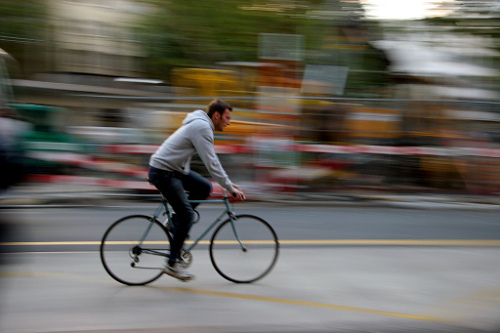
#> input picture SAD/image1.jpg, 500 x 333 px
$ jupyter execute SAD.ipynb
#> lines starting #> are read from the running program, lines starting #| are printed output that depends on the picture
# **Question 4**

Implement block matching using SAD (Sum of Absolute Differences) to estimate motion between two images.

[cell 1]
import cv2
import numpy as np
import matplotlib.pyplot as plt

[cell 2]
# Load images in grayscale
img1 = cv2.imread("image1.jpg", cv2.IMREAD_GRAYSCALE)
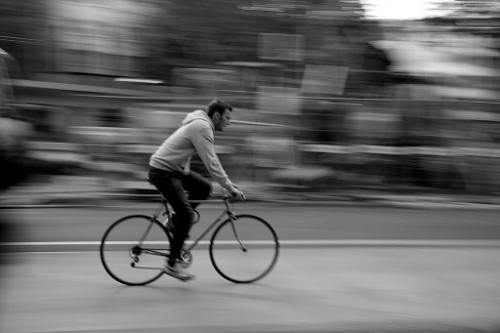
#> img1: shape (333, 500); min 0, max 255, mean 102.5
img2 = cv2.imread("image2.jpg", cv2.IMREAD_GRAYSCALE)
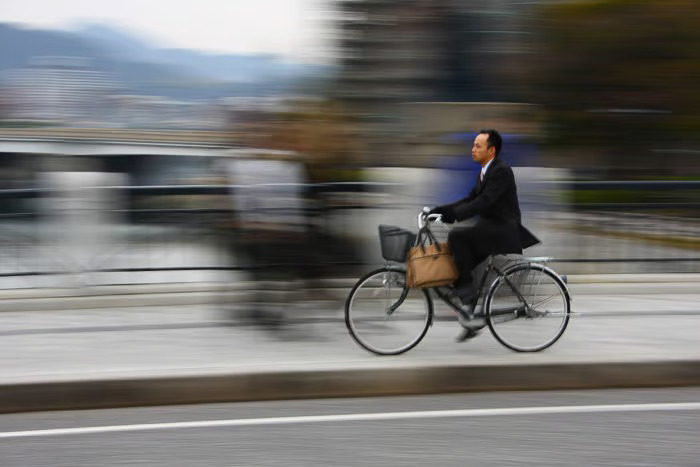
#> input picture SAD/image2.jpg, 700 x 467 px
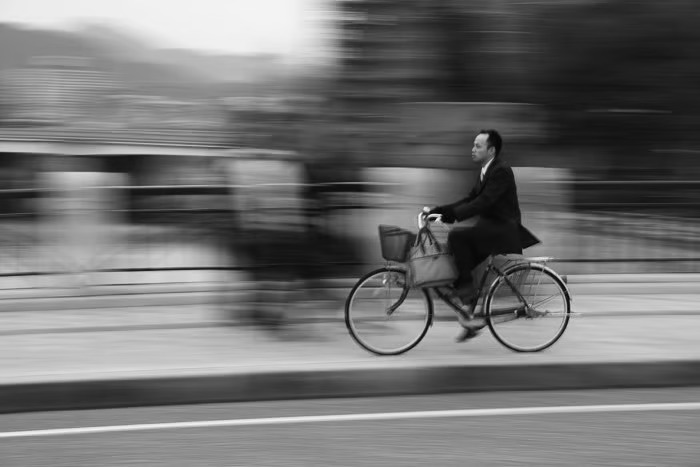
#> img2: shape (467, 700); min 0, max 255, mean 113.9

plt.figure(figsize=(10,4))
plt.subplot(1,2,1)
plt.title("Frame 1")
plt.imshow(img1, cmap='gray')

plt.subplot(1,2,2)
plt.title("Frame 2")
plt.imshow(img2, cmap='gray')
plt.show()
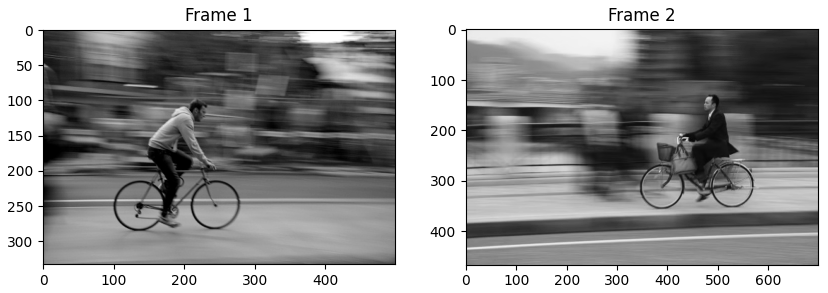
#> figure drawn by matplotlib, 2 panels

[cell 3]
def compute_sad(block1, block2):
    return np.sum(np.abs(block1 - block2))

[cell 4]
def block_matching(img1, img2, block_size=16, search_range=8):
#> called with block_size = 16, search_range = 8
    h, w = img1.shape
#> h = 333; w = 500
    motion_vectors = []

    for y in range(0, h - block_size, block_size):
        for x in range(0, w - block_size, block_size):

            block = img1[y:y+block_size, x:x+block_size]
            min_sad = float('inf')
            best_dx, best_dy = 0, 0

            # Search window
            for dy in range(-search_range, search_range+1):
                for dx in range(-search_range, search_range+1):

                    new_x = x + dx
                    new_y = y + dy

                    if (0 <= new_x < w-block_size and
                        0 <= new_y < h-block_size):

                        candidate_block = img2[new_y:new_y+block_size,
                                               new_x:new_x+block_size]

                        sad = compute_sad(block, candidate_block)

                        if sad < min_sad:
                            min_sad = sad
                            best_dx = dx
                            best_dy = dy

            motion_vectors.append((x, y, best_dx, best_dy))
#> after the loop, motion_vectors = 620 items, first 6: (0, 0, 8, 0), (16, 0, 8, 0), (32, 0, 0, 0), (48, 0, 8, 0), (64, 0, 8, 0), (80, 0, 8, 0)

    return motion_vectors

[cell 5]
motion_vectors = block_matching(img1, img2,
                                block_size=16,
                                search_range=8)

print("Total motion vectors:", len(motion_vectors))
#| Total motion vectors: 620

[cell 6]
plt.figure(figsize=(6,6))
plt.imshow(img1, cmap='gray')

for (x, y, dx, dy) in motion_vectors:
    plt.arrow(x+8, y+8, dx, dy,
              color='red', head_width=2)
#> this loop made 620 passes

plt.title("Motion Vectors (SAD Block Matching)")
plt.show()
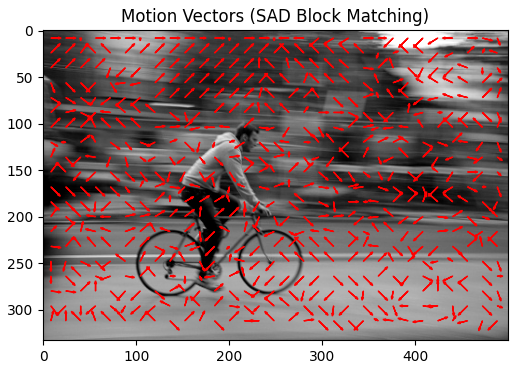
#> figure drawn by matplotlib, 1 panel
